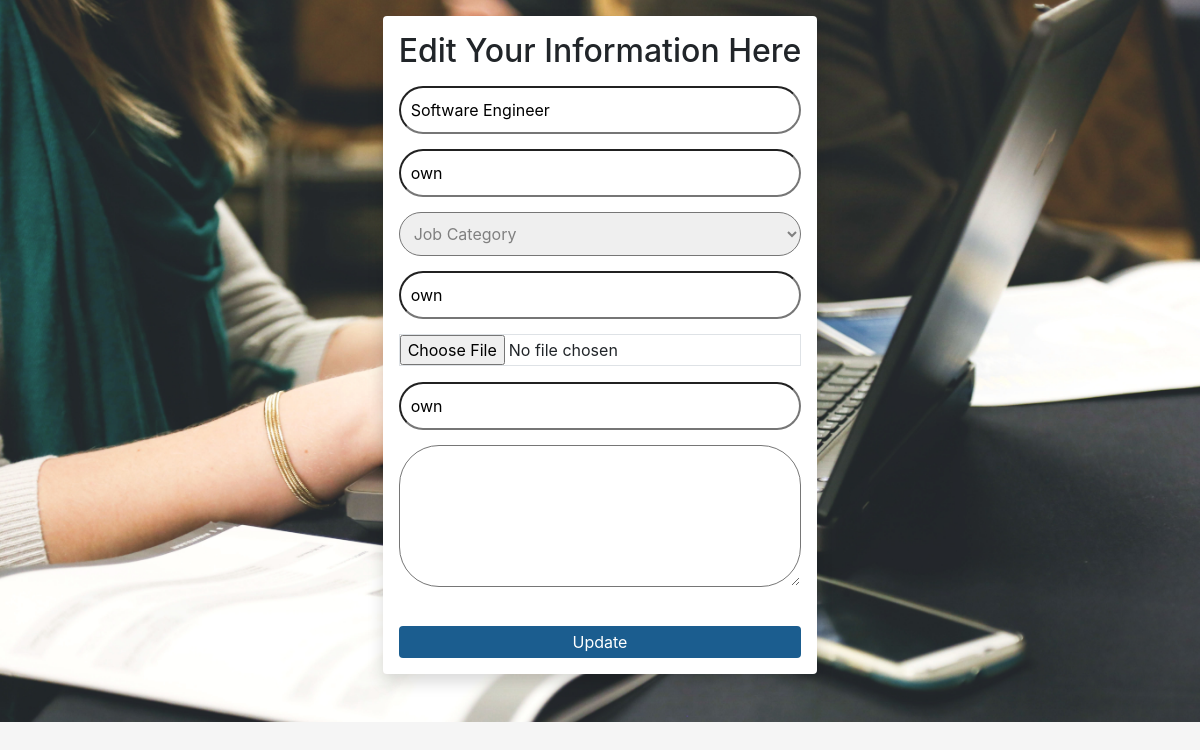
The page /admin/updatejob.php?update_id=53 on the database its author committed.
### tables this page shows
CREATE TABLE IF NOT EXISTS `add_job` (
`id` int(11) NOT NULL,
  `jobtitle` varchar(100) NOT NULL,
  `companyname` varchar(100) NOT NULL,
  `jobcategory` varchar(100) NOT NULL,
  `companyurl` varchar(100) NOT NULL,
  `filelogo` varchar(100) NOT NULL,
  `companylocation` varchar(100) NOT NULL,
  `otherinfo` varchar(100) NOT NULL,
  `date_added` date DEFAULT NULL
);

### admin/updatejob.php (the view, shortened to what this page needs)
<!DOCTYPE html>
<html lang="en">
<head>
  <link rel="stylesheet" href="https://maxcdn.bootstrapcdn.com/bootstrap/4.4.1/css/bootstrap.min.css">
</head>
<body>
<div class=" container-fluid" style="background-image: url('img/re_back.jpg'); background-size: cover;background-repeat: no-repeat">
  <div class="row justify-content-center ">
  <div class="shadow p-3 mb-5 bg-white rounded mt-3" style="width:auto; height: auto;">
   <div class="form">
    	 <h2 style="text-align: center;"> Edit Your Information Here</h2>
  			<form action="db_updatejob.php" method="POST" style="box-shadow: 1px grey;">
  <?php
  include '../openconnection.php';
  $ids=$_GET['update_id'];
  $showquery="SELECT * from add_job WHERE id='$ids'";
  $showdata=mysqli_query($conn,$showquery);
  $arrdata=mysqli_fetch_array($showdata);
  ?>
  <div class="input-container mt-3">
    <input class="input-field" type="text" placeholder="job title" name="jobtitle" value="<?php echo $arrdata['jobtitle'];?>">
  </div>
  <div class="input-container">
    <input class="input-field" type="text" placeholder="company name" name="companyname" value="<?php echo $arrdata['companyname'];?>">
  </div>
<div class="input-container">
    <select class="input-field" name="jobcategory" value="<?php echo $arrdata['jobcategory'];?>"required>
    <option  value="" disabled selected> Job Category </option>
</select>
  </div>
  <div class="input-container">
    <input class="input-field" type="text" placeholder="company url" name="companyurl" value="<?php echo $arrdata['companyurl'];?>">
  </div>
<div class="form-group">
      <input type="file" class="form-control-file border" name="filelogo" value="<?php echo $arrdata['filelogo'];?>">
    </div>
  <div class="input-container">
    <input class="input-field" type="text" placeholder="company location" name="companylocation" value="<?php echo $arrdata['companylocation'];?>">
  </div>
  <div class="input-container">
      <textarea class="input-field" rows="5" name="otherinfo" value="<?php echo $arrdata['otherinfo'];?>"></textarea>
    </div>
  <br>
  <button type="submit" name="update"  value="update" class="btn btn-primary"> Update </button>
</form>
</div>
</div>
</body>
</html>

### admin/updatejob.php (style rules this page uses)
body { background-color: #f5f5f5; }
* { box-sizing: border-box; }
.input-container { display: flex; width: 100%; margin-bottom: 15px; }
.input-field { width: 100%; padding: 10px; outline: none; border-radius: 40px; }
.btn { background-color: #034c83; color: white; padding: 4px 5px; border: none; cursor: pointer; width: 100%; opacity: 0.9; }
select:required:invalid { color: gray; }
option[value=""][disabled] { display: none; }
option { color: black; }

### rows shown on the page
add_job: jobtitle "Software Engineer", companyname "own", companyurl "own", companylocation "own"
